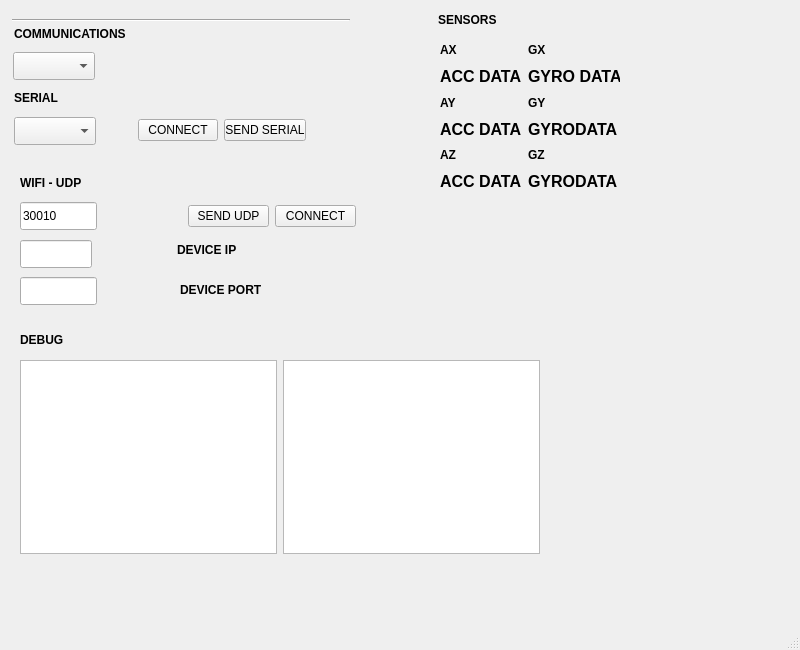
<?xml version="1.0" encoding="UTF-8"?>
<ui version="4.0">
 <class>MainWindow</class>
 <widget class="QMainWindow" name="MainWindow">
  <property name="geometry">
   <rect>
    <x>0</x>
    <y>0</y>
    <width>800</width>
    <height>650</height>
   </rect>
  </property>
  <property name="minimumSize">
   <size>
    <width>800</width>
    <height>650</height>
   </size>
  </property>
  <property name="windowTitle">
   <string>AMC -AutoMazeCar</string>
  </property>
  <property name="windowIcon">
   <iconset>
    <normaloff>../../../../Imágenes/Icons/mazeIcon.jpg</normaloff>../../../../Imágenes/Icons/mazeIcon.jpg</iconset>
  </property>
  <widget class="QWidget" name="centralwidget">
   <property name="autoFillBackground">
    <bool>false</bool>
   </property>
   <widget class="QLabel" name="label_udp_2">
    <property name="geometry">
     <rect>
      <x>20</x>
      <y>330</y>
      <width>78</width>
      <height>20</height>
     </rect>
    </property>
    <property name="font">
     <font>
      <bold>true</bold>
     </font>
    </property>
    <property name="text">
     <string>DEBUG</string>
    </property>
   </widget>
   <widget class="Line" name="line_3">
    <property name="geometry">
     <rect>
      <x>12</x>
      <y>12</y>
      <width>338</width>
      <height>16</height>
     </rect>
    </property>
    <property name="orientation">
     <enum>Qt::Orientation::Horizontal</enum>
    </property>
   </widget>
   <widget class="QComboBox" name="comboBox_CMD">
    <property name="geometry">
     <rect>
      <x>13</x>
      <y>52</y>
      <width>82</width>
      <height>28</height>
     </rect>
    </property>
   </widget>
   <widget class="QLineEdit" name="lineEdit_device_port">
    <property name="geometry">
     <rect>
      <x>20</x>
      <y>277</y>
      <width>77</width>
      <height>28</height>
     </rect>
    </property>
    <property name="text">
     <string/>
    </property>
   </widget>
   <widget class="QLabel" name="label_udp">
    <property name="geometry">
     <rect>
      <x>20</x>
      <y>173</y>
      <width>78</width>
      <height>20</height>
     </rect>
    </property>
    <property name="font">
     <font>
      <bold>true</bold>
     </font>
    </property>
    <property name="text">
     <string>WIFI - UDP</string>
    </property>
   </widget>
   <widget class="QLabel" name="label_serial">
    <property name="geometry">
     <rect>
      <x>14</x>
      <y>88</y>
      <width>50</width>
      <height>20</height>
     </rect>
    </property>
    <property name="font">
     <font>
      <bold>true</bold>
     </font>
    </property>
    <property name="text">
     <string>SERIAL</string>
    </property>
   </widget>
   <widget class="QLabel" name="label_sensors">
    <property name="geometry">
     <rect>
      <x>438</x>
      <y>10</y>
      <width>65</width>
      <height>20</height>
     </rect>
    </property>
    <property name="font">
     <font>
      <bold>true</bold>
     </font>
    </property>
    <property name="text">
     <string>SENSORS</string>
    </property>
   </widget>
   <widget class="QLabel" name="label_communications">
    <property name="geometry">
     <rect>
      <x>14</x>
      <y>24</y>
      <width>140</width>
      <height>20</height>
     </rect>
    </property>
    <property name="font">
     <font>
      <bold>true</bold>
     </font>
    </property>
    <property name="text">
     <string>COMMUNICATIONS</string>
    </property>
   </widget>
   <widget class="QComboBox" name="comboBox_PORT">
    <property name="geometry">
     <rect>
      <x>14</x>
      <y>117</y>
      <width>82</width>
      <height>28</height>
     </rect>
    </property>
    <property name="placeholderText">
     <string>PORTS</string>
    </property>
   </widget>
   <widget class="QLineEdit" name="lineEdit_local_port">
    <property name="geometry">
     <rect>
      <x>20</x>
      <y>202</y>
      <width>77</width>
      <height>28</height>
     </rect>
    </property>
    <property name="text">
     <string>30010</string>
    </property>
   </widget>
   <widget class="QLabel" name="label_device_ip">
    <property name="geometry">
     <rect>
      <x>177</x>
      <y>240</y>
      <width>69</width>
      <height>20</height>
     </rect>
    </property>
    <property name="font">
     <font>
      <bold>true</bold>
     </font>
    </property>
    <property name="text">
     <string>DEVICE IP</string>
    </property>
   </widget>
   <widget class="QLineEdit" name="lineEdit_device_ip">
    <property name="geometry">
     <rect>
      <x>20</x>
      <y>240</y>
      <width>72</width>
      <height>28</height>
     </rect>
    </property>
    <property name="sizePolicy">
     <sizepolicy hsizetype="Expanding" vsizetype="Fixed">
      <horstretch>0</horstretch>
      <verstretch>0</verstretch>
     </sizepolicy>
    </property>
    <property name="text">
     <string/>
    </property>
   </widget>
   <widget class="QWidget" name="">
    <property name="geometry">
     <rect>
      <x>440</x>
      <y>40</y>
      <width>180</width>
      <height>151</height>
     </rect>
    </property>
    <layout class="QHBoxLayout" name="horizontalLayout">
     <item>
      <layout class="QVBoxLayout" name="verticalLayout_8">
       <item>
        <layout class="QVBoxLayout" name="verticalLayout_6">
         <item>
          <widget class="QLabel" name="ax_label">
           <property name="font">
            <font>
             <bold>true</bold>
            </font>
           </property>
           <property name="text">
            <string>AX</string>
           </property>
          </widget>
         </item>
         <item>
          <widget class="QLabel" name="ax_data">
           <property name="font">
            <font>
             <pointsize>12</pointsize>
             <bold>true</bold>
            </font>
           </property>
           <property name="text">
            <string>ACC DATA</string>
           </property>
          </widget>
         </item>
        </layout>
       </item>
       <item>
        <layout class="QVBoxLayout" name="verticalLayout_5">
         <item>
          <widget class="QLabel" name="ay_label">
           <property name="font">
            <font>
             <bold>true</bold>
            </font>
           </property>
           <property name="text">
            <string>AY</string>
           </property>
          </widget>
         </item>
         <item>
          <widget class="QLabel" name="ay_data">
           <property name="font">
            <font>
             <pointsize>12</pointsize>
             <bold>true</bold>
            </font>
           </property>
           <property name="text">
            <string>ACC DATA</string>
           </property>
          </widget>
         </item>
        </layout>
       </item>
       <item>
        <layout class="QVBoxLayout" name="verticalLayout_4">
         <item>
          <widget class="QLabel" name="az_label">
           <property name="font">
            <font>
             <bold>true</bold>
            </font>
           </property>
           <property name="text">
            <string>AZ</string>
           </property>
          </widget>
         </item>
         <item>
          <widget class="QLabel" name="az_data">
           <property name="font">
            <font>
             <pointsize>12</pointsize>
             <bold>true</bold>
            </font>
           </property>
           <property name="text">
            <string>ACC DATA</string>
           </property>
          </widget>
         </item>
        </layout>
       </item>
      </layout>
     </item>
     <item>
      <layout class="QVBoxLayout" name="verticalLayout_7">
       <item>
        <layout class="QVBoxLayout" name="verticalLayout_3">
         <item>
          <widget class="QLabel" name="gx_label">
           <property name="font">
            <font>
             <bold>true</bold>
            </font>
           </property>
           <property name="text">
            <string>GX</string>
           </property>
          </widget>
         </item>
         <item>
          <widget class="QLabel" name="gx_data">
           <property name="font">
            <font>
             <pointsize>12</pointsize>
             <bold>true</bold>
            </font>
           </property>
           <property name="text">
            <string>GYRO DATA</string>
           </property>
          </widget>
         </item>
        </layout>
       </item>
       <item>
        <layout class="QVBoxLayout" name="verticalLayout_2">
         <item>
          <widget class="QLabel" name="gy_label">
           <property name="font">
            <font>
             <bold>true</bold>
            </font>
           </property>
           <property name="text">
            <string>GY</string>
           </property>
          </widget>
         </item>
         <item>
          <widget class="QLabel" name="gy_data">
           <property name="font">
            <font>
             <pointsize>12</pointsize>
             <bold>true</bold>
            </font>
           </property>
           <property name="text">
            <string>GYRODATA</string>
           </property>
          </widget>
         </item>
        </layout>
       </item>
       <item>
        <layout class="QVBoxLayout" name="verticalLayout">
         <item>
          <widget class="QLabel" name="gz_label">
           <property name="font">
            <font>
             <bold>true</bold>
            </font>
           </property>
           <property name="text">
            <string>GZ</string>
           </property>
          </widget>
         </item>
         <item>
          <widget class="QLabel" name="gz_data">
           <property name="font">
            <font>
             <pointsize>12</pointsize>
             <bold>true</bold>
            </font>
           </property>
           <property name="text">
            <string>GYRODATA</string>
           </property>
          </widget>
         </item>
        </layout>
       </item>
      </layout>
     </item>
    </layout>
   </widget>
   <widget class="QWidget" name="">
    <property name="geometry">
     <rect>
      <x>20</x>
      <y>360</y>
      <width>520</width>
      <height>194</height>
     </rect>
    </property>
    <layout class="QHBoxLayout" name="horizontalLayout_2">
     <item>
      <widget class="QTextBrowser" name="textBrowserProcessed"/>
     </item>
     <item>
      <widget class="QTextBrowser" name="textBrowserUnProcessed"/>
     </item>
    </layout>
   </widget>
   <widget class="QLabel" name="label_devide_port">
    <property name="geometry">
     <rect>
      <x>180</x>
      <y>280</y>
      <width>94</width>
      <height>20</height>
     </rect>
    </property>
    <property name="font">
     <font>
      <bold>true</bold>
     </font>
    </property>
    <property name="text">
     <string>DEVICE PORT</string>
    </property>
   </widget>
   <widget class="QWidget" name="">
    <property name="geometry">
     <rect>
      <x>138</x>
      <y>117</y>
      <width>168</width>
      <height>26</height>
     </rect>
    </property>
    <layout class="QHBoxLayout" name="horizontalLayout_4">
     <item>
      <widget class="QPushButton" name="pushButton_connectSerial">
       <property name="text">
        <string>CONNECT</string>
       </property>
      </widget>
     </item>
     <item>
      <widget class="QPushButton" name="pushButton_sendSerial">
       <property name="text">
        <string>SEND SERIAL</string>
       </property>
      </widget>
     </item>
    </layout>
   </widget>
   <widget class="QWidget" name="">
    <property name="geometry">
     <rect>
      <x>188</x>
      <y>203</y>
      <width>168</width>
      <height>26</height>
     </rect>
    </property>
    <layout class="QHBoxLayout" name="horizontalLayout_3">
     <item>
      <widget class="QPushButton" name="pushButton_sendUdp">
       <property name="text">
        <string>SEND UDP</string>
       </property>
      </widget>
     </item>
     <item>
      <widget class="QPushButton" name="pushButton_connectUdp">
       <property name="text">
        <string>CONNECT</string>
       </property>
      </widget>
     </item>
    </layout>
   </widget>
  </widget>
  <widget class="QStatusBar" name="statusBar"/>
  <action name="actionQUIT">
   <property name="text">
    <string>QUIT</string>
   </property>
  </action>
  <action name="actionPROTOCOL_DATA">
   <property name="text">
    <string>PROTOCOL DATA</string>
   </property>
  </action>
  <action name="actionCAR_MODE">
   <property name="text">
    <string>CAR MODE</string>
   </property>
  </action>
  <action name="actionHELP">
   <property name="text">
    <string>HELP</string>
   </property>
  </action>
 </widget>
 <resources/>
 <connections/>
</ui>
